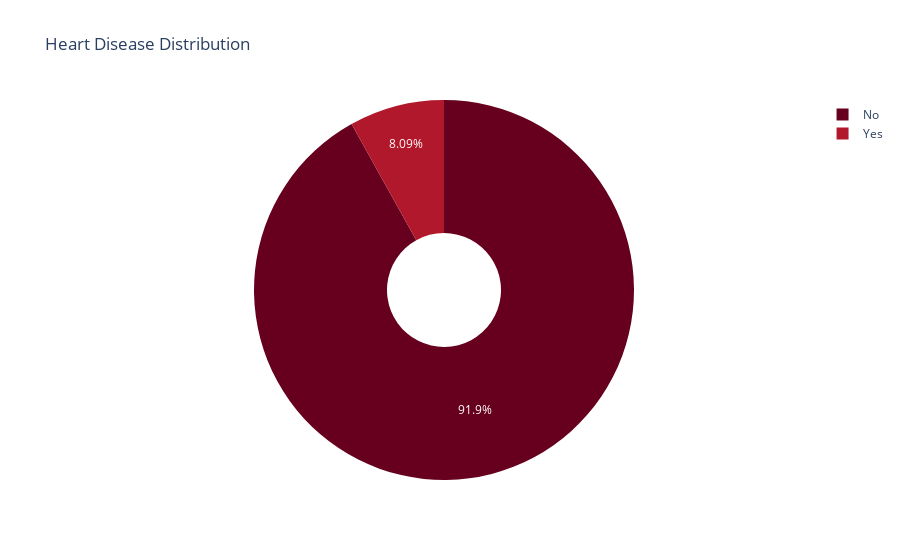

The notebook cell saved with this chart:
### Code cell
heart_counts = df['Heart_Disease'].value_counts().reset_index()
heart_counts.columns = ['Heart_Disease', 'Count']

fig = px.pie(
    heart_counts,
    names='Heart_Disease',
    values='Count',
    title='Heart Disease Distribution',
    color_discrete_sequence=px.colors.sequential.RdBu,
    hole=0.3
)

fig.show()

### Figure 1 — Plotly figure (JSON) as saved in the notebook; plotly's stock layout.template omitted (floating-point values rounded to 4 significant figures)
{"data": [{"domain": {"x": [0, 1], "y": [0, 1]}, "hole": 0.3, "hovertemplate": "Heart_Disease=%{label}<br>Count=%{value}<extra></extra>", "labels": ["No", "Yes"], "legendgroup": "", "name": "", "showlegend": true, "type": "pie", "values": [283883, 24971]}], "layout": {"legend": {"tracegroupgap": 0}, "piecolorway": ["rgb(103,0,31)", "rgb(178,24,43)", "rgb(214,96,77)", "rgb(244,165,130)", "rgb(253,219,199)", "rgb(247,247,247)", "rgb(209,229,240)", "rgb(146,197,222)", "rgb(67,147,195)", "rgb(33,102,172)", "rgb(5,48,97)"], "title": {"text": "Heart Disease Distribution"}}}
